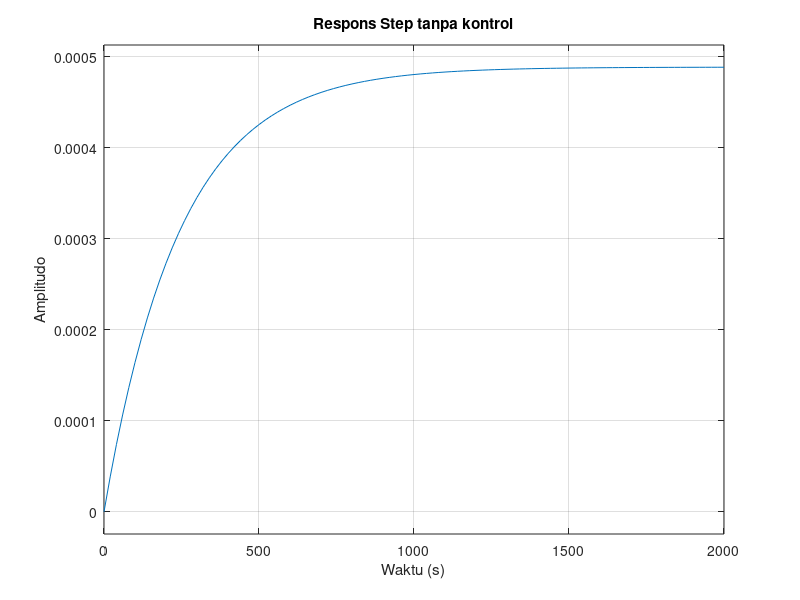

This figure's MATLAB source:
m = 500000;
b = 2046

s = tf('s');
% Meningkatkan lebih lanjut untuk meningkatkan kecepatan respons
num = [1];
den = [m b];
plant = tf(num, den);
% Simulasikan respons terhadap step function
figure;
step(plant);
title('Respons Step tanpa kontrol');
xlabel('Waktu (s)');
ylabel('Amplitudo');
grid on;
